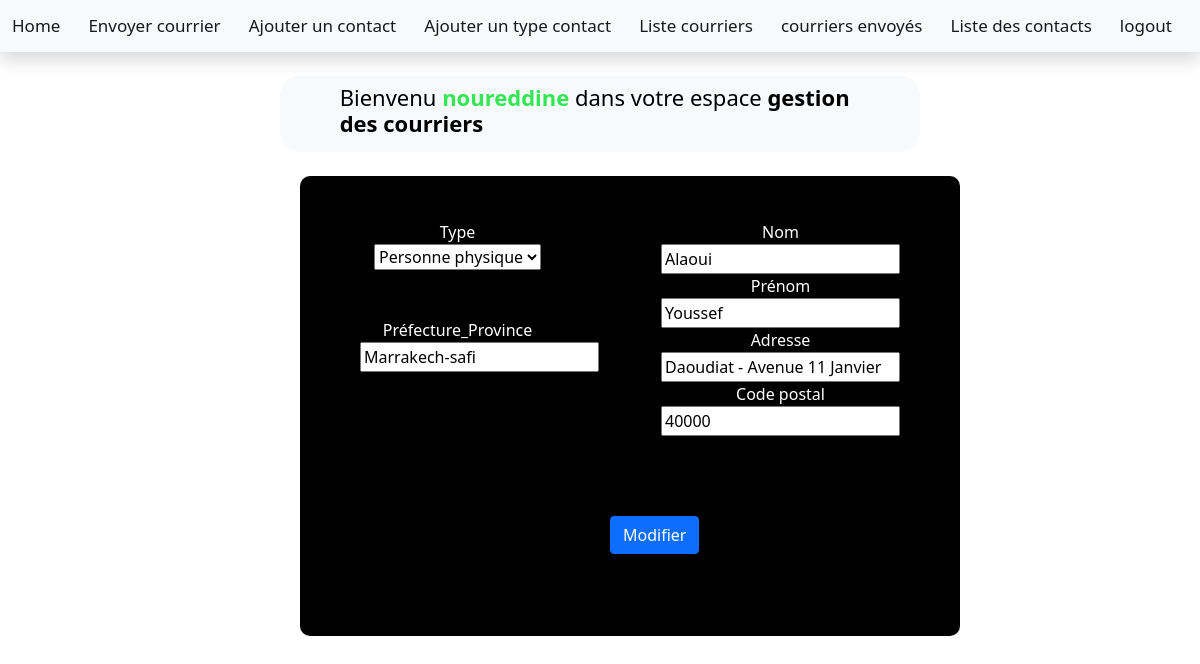
The page /updatec/1 (signed in) on the database its author committed.
### courriers/models.py (models this page shows, shortened)
class Contact(models.Model):
    nom=models.CharField(max_length=20)
    prenom=models.CharField(max_length=20)
    adresse=models.TextField(max_length=80)
    code_postal=models.BigIntegerField()
    type=models.ForeignKey('Type_contact',on_delete=models.CASCADE)
    prefecture_province=models.CharField(max_length=30)

### courriers/views.py (the view)
# urls.py: path('updatec/<int:id>',views.updateco,name='updatec'),
@login_required(login_url='updatec')
def updateco(request,id):
    contact=Contact.objects.get(id=id)
    formcontact=Contactform(instance=contact)
    template=loader.get_template('updatecontact.html')
    context={
        'formcontact':formcontact,
        'contact':contact,
    }
    return HttpResponse(template.render(context, request))

### courriers/forms.py
class Contactform(forms.ModelForm):
    nom=forms.CharField(max_length=20,required=True)
    prenom=forms.CharField(max_length=20,required=False)
    adresse=forms.CharField(max_length=80)
    code_postal=forms.IntegerField(max_value=100000)
    prefecture_province=forms.CharField(max_length=20)
    class Meta:
        model=Contact
        fields=['nom','prenom','adresse','code_postal','type','prefecture_province']

### courriers/models.py (called while the page is built)
    def __str__(self):
        return self.nom

### courriers/templates/updatecontact.html (shortened to what this page needs)
<!DOCTYPE html>
<html>
    <head>
   {% load static %}
   {% include 'agenttransmissionafter.html' %}
    </head>
    <body style="background-color:#ffffff">
        <div class="box">
            <br>
        <div class="form-group last" id="partie1">
        <form action="updatecontact/{{contact.id}}" method="post">
            <label for="">Nom</label>
            <br>
              {{ formcontact.nom }}
              <br>
              <label for="name">Prénom</label>
              <br>
                {{ formcontact.prenom}}
            <br>
            <label for="">Adresse</label>
            <br>
              {{ formcontact.adresse }}
              <br>
              <label for="">Code postal</label>
              <br>
                {{ formcontact.code_postal }}
            <br>
        </div>
        <div class="form-group last" id="partie2">
                <label for="">Type</label>
                <br>
                  {{ formcontact.type }}
                <br>
                <br>
                <br>
                <label for="name">Préfecture_Province</label>
              <br>
                {{ formcontact.prefecture_province }}
                <br>
                <br>
                <br>
               <br>
               <br>
               <br>
               <br>
            <button type="submit" id="btn" class="btn btn-primary">Modifier</button>
          </div>
    </div>
    </body>

### courriers/templates/agenttransmissionafter.html (shortened to what this page needs)
<!DOCTYPE html>
<html lang="en">
<head>
  <link href="https://cdn.jsdelivr.net/npm/bootstrap@5.1.3/dist/css/bootstrap.min.css" rel="stylesheet">
</head>
   {% load static %}
  </head>
   <nav class="navbar navbar-expand-sm navbar-light bg-light shadow">
  <div class="container-fluid">
    <a class="navbar-brand" href="/hometransmission">Home</a>
    <a class="navbar-brand" href="/envoyercourrier">Envoyer courrier</a>
    <a class="navbar-brand" href="/enregistrercontact">Ajouter un contact</a>
    <a class="navbar-brand" href="/addtypecontact">Ajouter un type contact</a>
    <a class="navbar-brand" href="/courrierstrans">Liste courriers</a>
    <a class="navbar-brand" href="/courriersenv">courriers envoyés</a>
    <a class="navbar-brand" href="/contacttrans">Liste des contacts</a>
    <a class="navbar-brand" href="/logout">logout</a>
    </div>
</nav>
<br>
<nav class="navbar navbar-expand-sm navbar-light bg-light" id="title">&nbsp&nbsp&nbsp&nbsp&nbsp
<h3>Bienvenu <strong style="color:rgb(50, 231, 83)";>{{user}}</strong> dans votre espace <strong style="color:rgb(0, 0, 0)">gestion des courriers</strong></h2>
</nav>
<body style="background-color:#ffffff">
</body>
    </body>
</html>

### courriers/templates/agenttransmissionafter.html (style rules this page uses)
h3 { font-size:22px; color:rgb(0, 0, 0); margin-right:55px }
#title { margin-right:280px; margin-left:280px; border-radius:20px 20px 20px 20px }
.navbar-brand { font-size:17px; color:white; }

### courriers/templates/updatecontact.html (style rules this page uses)
.box { width:55%; height:460px; margin-left:300px; margin-top:2%; padding-right:10px; border-radius:10px; background-color:black; justify-content:center; text-align:center; }
#partie1 { width 25%; display:inline-block; float:right; margin-right:50px; margin-top:3%; }
#partie2 { width:30%; display:inline-block; margin-left:60px; float : left; margin-top:3%; }
#btn { margin-left:250px }
label { color:white; }

### rows shown on the page
Contact: nom "Alaoui", prenom "Youssef", adresse "Daoudiat - Avenue 11 Janvier", code_postal "40000", type "Personne physique", prefecture_province "Marrakech-safi"

### other values the page prints
{{ user }} "noureddine"
